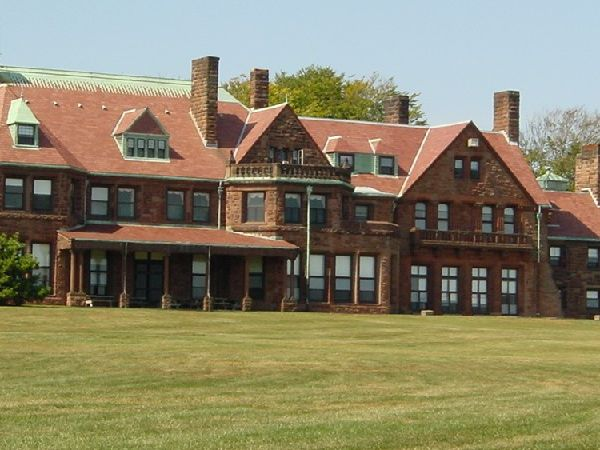
#> input picture 1-1.jpg, 600 x 450 px
$ python homeworkwithFilter.py
#> lines starting #> are read from the running program, lines starting #| are printed output that depends on the picture
import cv2
import numpy as np
import matplotlib.pyplot as plt
import math

kernel = [[1/256, 4/256, 6/256, 4/256, 1/256],
[4/256, 16/256, 24/256, 16/256, 4/256], [6/256, 24/256, 36/256, 24/256, 6/256], [4/256, 16/256, 24/256, 16/256, 4/256], [1/256, 4/256, 6/256, 4/256, 1/256]]

# for image1-1 image1-2
img1 = cv2.imread('1-1.jpg')
#> img1 is the input picture: shape (450, 600, 3); mean B, G, R 103.8, 130.5, 137
img2 = cv2.imread('1-2.jpg')
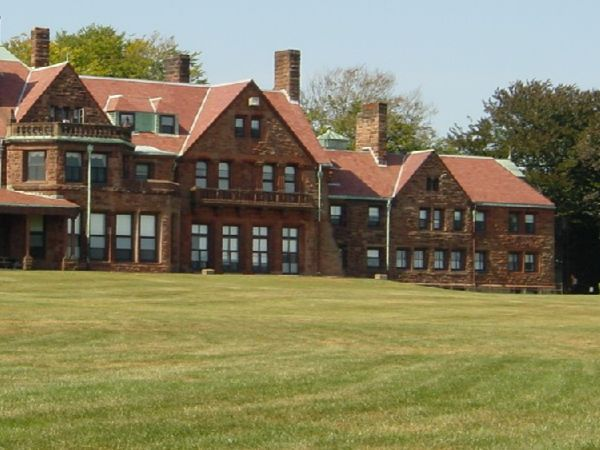
#> input picture 1-2.jpg, 600 x 450 px
#> img2 is the input picture: shape (450, 600, 3); mean B, G, R 94.9, 126.4, 131.9

# # for image2-1 image2-2
# img1 = cv2.imread('2-1.jpg')
# img2 = cv2.imread('2-2.jpg')

h1, w1 = img1.shape[:2]
#> h1 = 450; w1 = 600
h2, w2 = img2.shape[:2]
#> h2 = 450; w2 = 600

img1_gray1 = 0.299 * img1[:, :, 0] + 0.587 * img1[:, :, 1] + 0.114 * img1[:, :, 2]
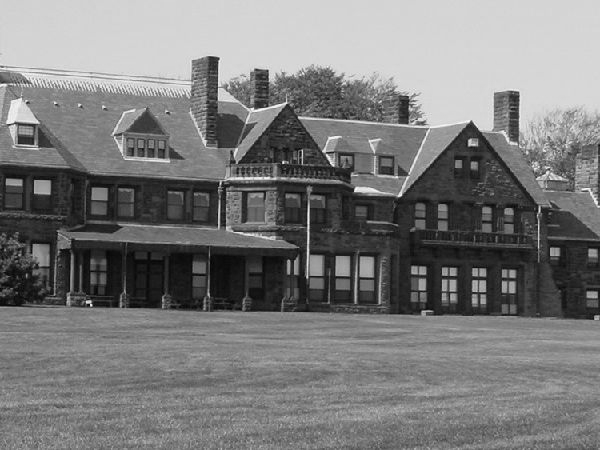
#> img1_gray1: shape (450, 600) float64; min 1.17, max 253.2, mean 123.2
img2_gray1 = 0.299 * img2[:, :, 0] + 0.587 * img2[:, :, 1] + 0.114 * img2[:, :, 2]
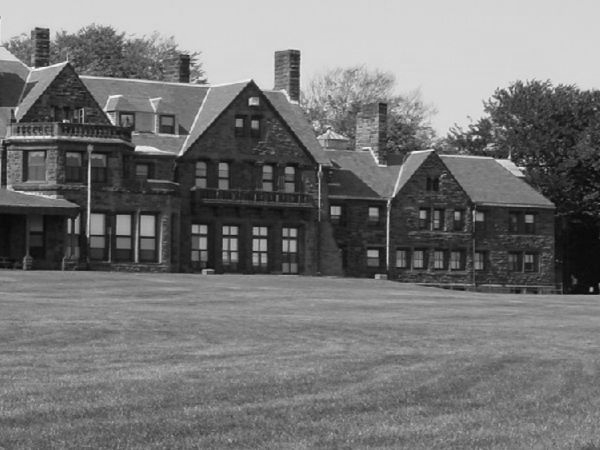
#> img2_gray1: shape (450, 600) float64; min 5.27, max 247.7, mean 117.6


def differential(s, h, w):
#> called with h = 450, w = 600
    sx = np.zeros((h, w), dtype=s.dtype)
    sy = np.zeros((h, w), dtype=s.dtype)
    for y in range(h - 1) :
        for x in range(w - 1) :
            sx[y, x] = s[y, x + 1] - s[y, x]
            sy[y, x] = s[y + 1, x] - s[y, x]
    return sx, sy

def Harris(s1, s2, s3, kernel):
    harris_result = np.zeros(s1.shape, dtype=s1.dtype)
    h, w = s1.shape
    for y in range(2 ,h - 2, 2) :
        for x in range(2 , w - 2, 2) :
            l = 0
            m = 0
            n = 0
            for u in range(-2 , 3) :
                for v in range(-2 , 3) :
                    l += s1[y + u, x + v] * kernel[u + 2][v + 2]
                    m += s2[y + u, x + v] * kernel[u + 2][v + 2]
                    n += s3[y + u, x + v] * kernel[u + 2][v + 2]
            c = np.array([[l, m], [m, n]])
            k1, k2 = np.linalg.eig(c)
            # k = 0.05
            harris_result[y, x] = k1[0]*k1[1] - 0.05*(k1[0] + k1[1])
    return harris_result

# [55 lines left out: functions point_dx_dy, rotate_matrix, afin_image, not called in this run]


f1x, f1y = differential(img1_gray1, h1, w1)
f2x, f2y = differential(img2_gray1, h2, w2)
#> call 2 of differential, with h = 450, w = 600
#> after the loop in differential (call 2), `for y in range(h - 1) :`:
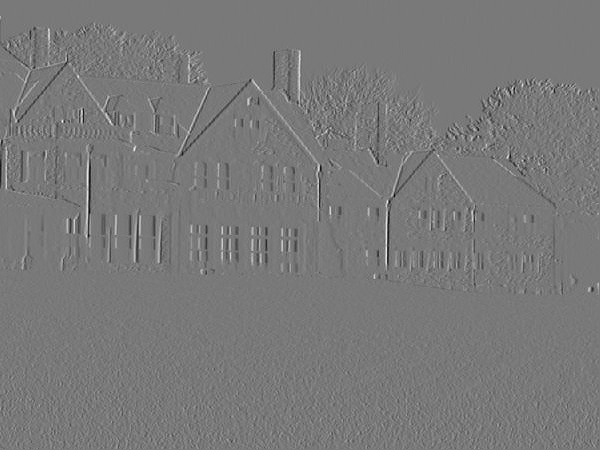
#> sx: shape (450, 600) float64; min -118.9, max 131.3, mean 0; drawn with min black and max white
#> after the loop in differential (call 2), `for y in range(h - 1) :`:
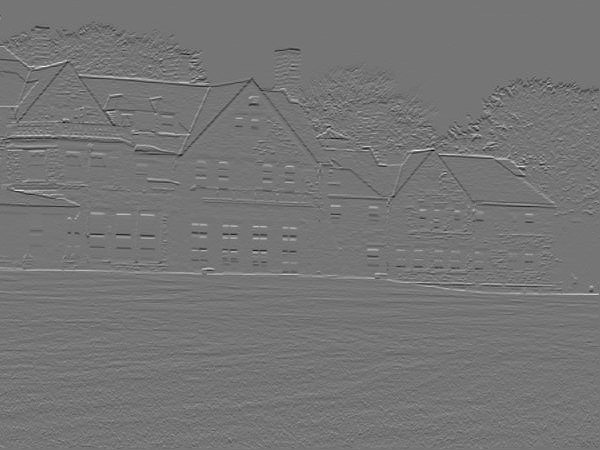
#> sy: shape (450, 600) float64; min -145.9, max 170.1, mean -0.2; drawn with min black and max white

s1 = f1x * f1x
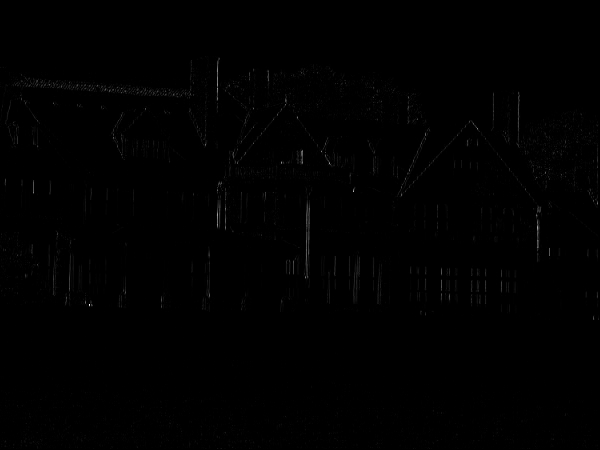
#> s1: shape (450, 600) float64; min 0, max 49724.1, mean 186.4; drawn with min black and max white
s2 = f1x * f1y
s3 = f1y * f1y
s4 = f2x * f2x
s5 = f2x * f2y
s6 = f2y * f2y
s_img1 = Harris(s1, s2 , s3, kernel)
s_img2 = Harris(s4, s5 , s6, kernel)

plt.imshow(s_img1)
plt.savefig('s_1-1.jpg')

plt.imshow(s_img2)
plt.savefig('s_1-2.jpg')

cv2.imwrite("s_image1-1.jpg",s_img1)
cv2.imwrite("s_image1-2.jpg",s_img2)
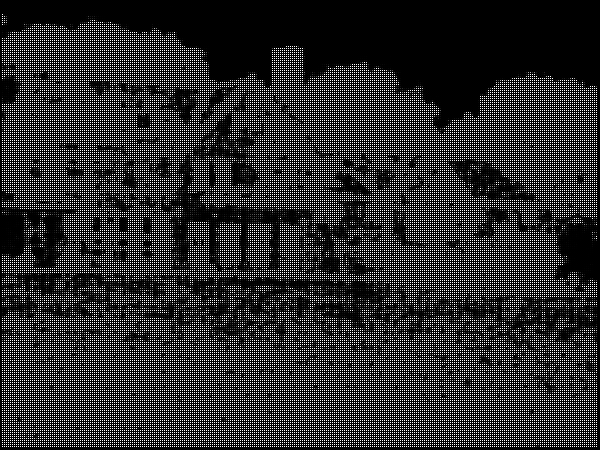
#> saved as s_image1-2.jpg: shape (450, 600); min 0, max 255, mean 45.7

"""
ここまでがHarrisの実装
"""
"""
dx, dy, da, best_error = point_dx_dy(s_img1, s_img2)

h, w = img1.shape[:2]
img = np.zeros((h+80, w+250, 3), dtype=np.uint8)

inv_A = rotate_matrix(da, 0, 0)
afin_result = afin_image(inv_A, img2, w, h)

img = np.zeros((h1+dy, w1+dx, 3), dtype=np.uint8)

img[dy:h2+dy, dx:w2+dx, :] = afin_result

img[0:h1, 0:w1, :] = img1

print(f'dx:{dx}, dy:{dy}, da:{da} best_error:{best_error}')

plt.imshow(cv2.cvtColor(img, cv2.COLOR_BGR2RGB))

plt.show()

save_img = img

"""
